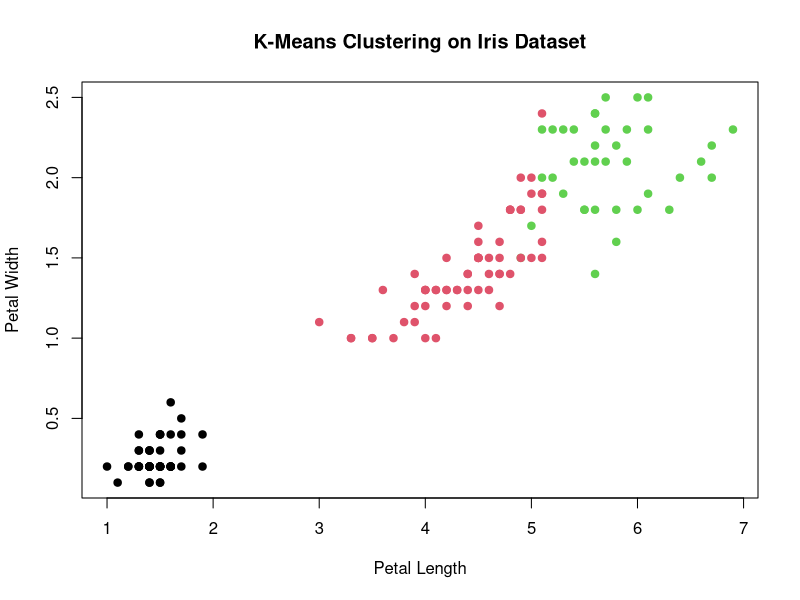

This figure's R source: (Note: this script raises an error after producing the figure.)
#aaa
data(iris)

iris_data <- iris[,1:4]

set.seed(123)
kmeans_model <- kmeans( iris_data, centers = 3, nstart = 25)

cat("Cluster Assignment:\n")
print(kmeans_model$cluster)
cat("\nCluster Centers:\n")
print(kmeans_model$centers)

plot( iris_data$Petal.Length, iris_data$Petal.Width, col = kmeans_model$cluster, pch = 19,
      xlab = "Petal Length", ylab = "Petal Width", main = "K-Means Clustering on Iris Dataset")

spoints( kmeans_model$centers[,3], kmeans_model$centers[,4], col = 1:3, pch = 8,
         cex = 3)

#ccc

data(iris)

head(iris)

iris_data <- iris[,1:4]

distance_matrix <- dist( iris_data, method = "euclidean")

print(distance_matrix)

hc_model <- hclust( distance_matrix, method = "ward.D2")

print(hc_model)

plot( hc_model, labels = FALSE, hang = -1, main = "Hierarchical Clustering Dendrogram",
      xlab = "Observations", ylab = "Height")

rect.hclust( hc_model, k = 3, border = "red")

clusters <- cutree( hc_model, k = 3)

cat("Cluster Assignments:\n")
print(clusters)
